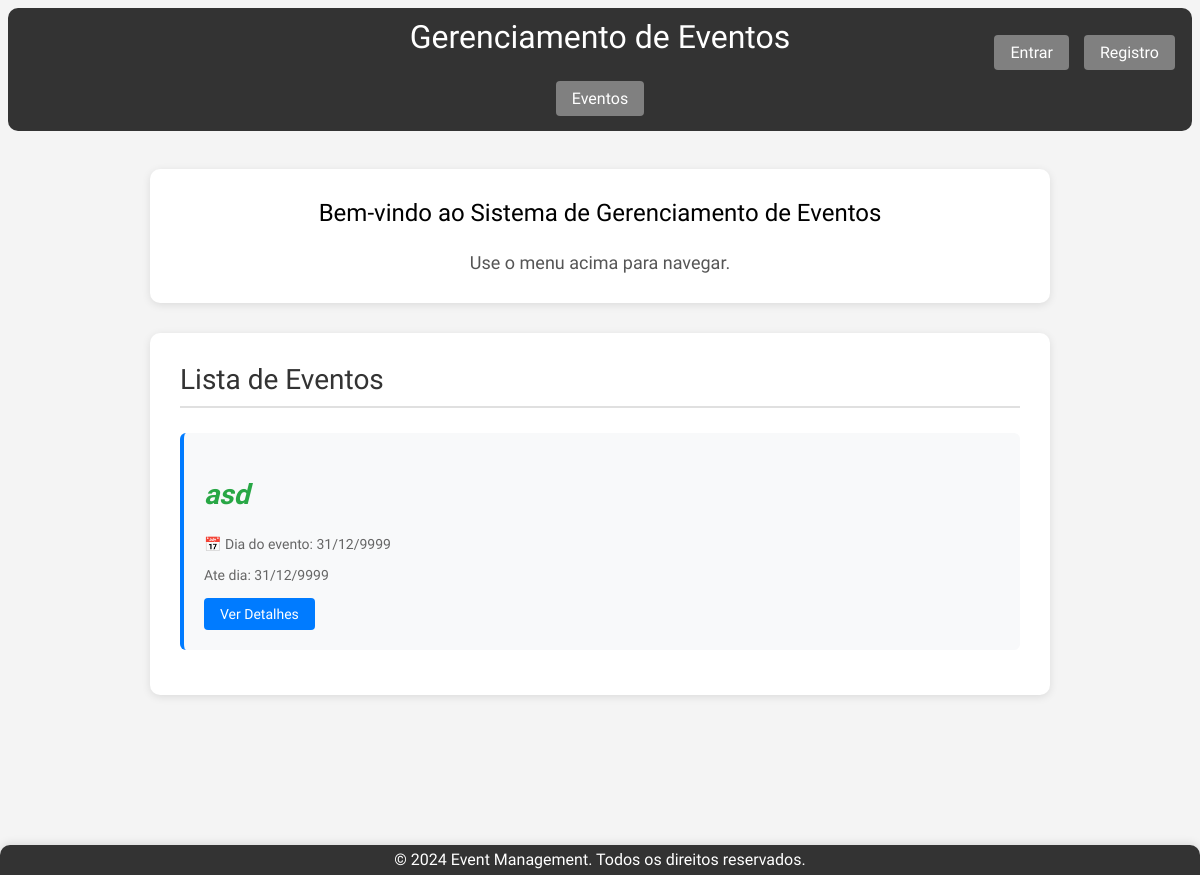
The app's page /, older data.
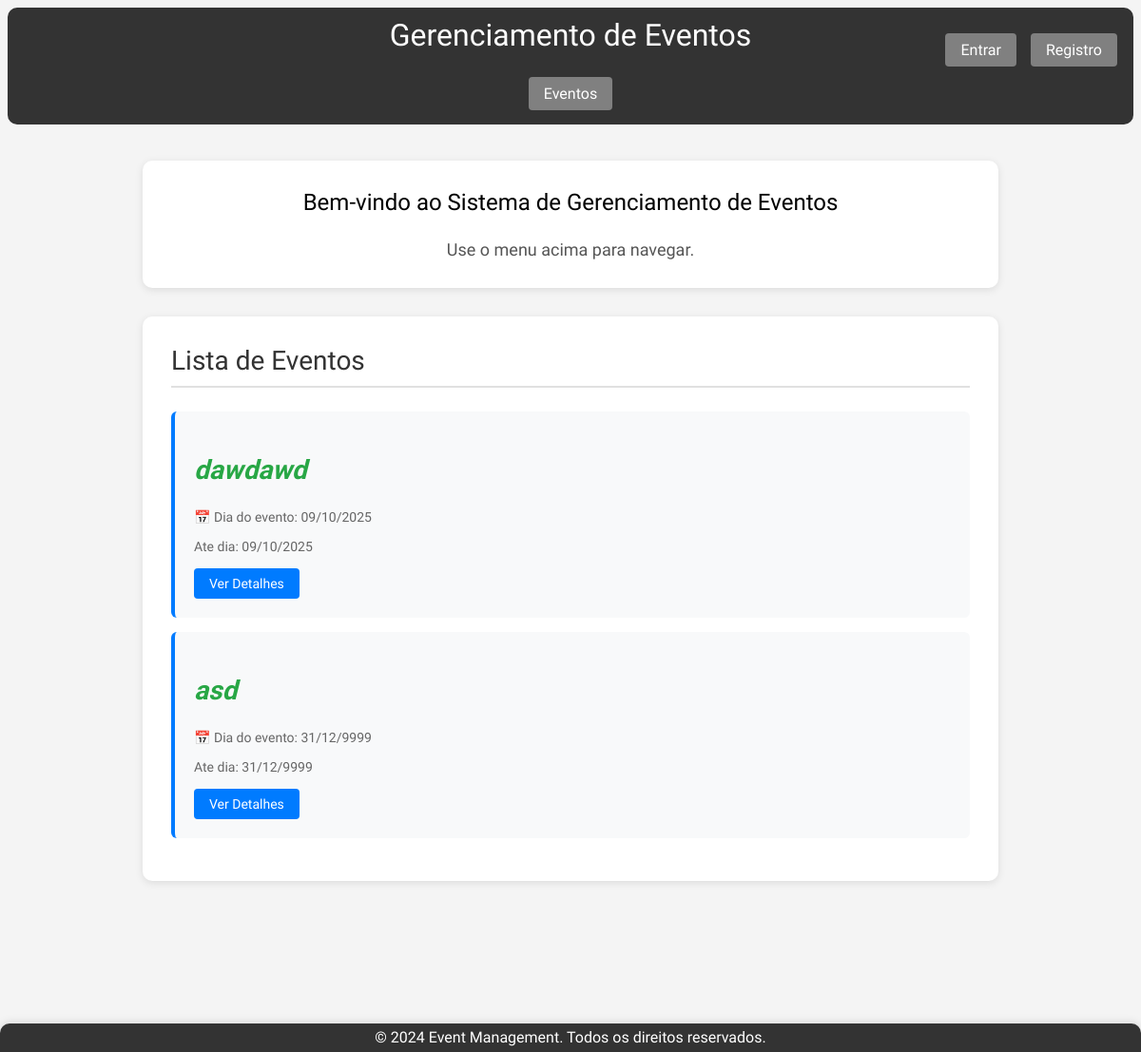
The same page, newer data.
### app/models.py (models this page shows, shortened)
class Event(models.Model):
    event_type_choices = [
        ('Palestra', 'Palestra'),
        ('Workshop', 'Workshop'),
        ('Seminário', 'Seminário'),
        ('Curso', 'Curso'),
        ('Congresso', 'Congresso'),
        ('Simpósio', 'Simpósio'),
        ('Fórum', 'Fórum'),
        ('Mesa Redonda', 'Mesa Redonda'),
    ]
    title = models.CharField(max_length=200, verbose_name="Título")
    description = models.TextField(verbose_name="Descrição")
    initial_date = models.DateField(default= '9999-12-31', verbose_name="Data de Início")
    final_date = models.DateField(default='9999-12-31', verbose_name="Data Final")
    location = models.CharField(max_length=200, verbose_name="Local")
    max_capacity = models.IntegerField(verbose_name="Capacidade Máxima")
    creator = models.ForeignKey(
        settings.AUTH_USER_MODEL,
        on_delete=models.CASCADE,
        related_name='created_events',
        null=True,
        blank=True,
        verbose_name="Criador"
    )
    event_type = models.CharField(max_length=20, choices=event_type_choices, default='Palestra', verbose_name="Tipo de Evento")
    event_start = models.TimeField(null=False, blank=True, verbose_name="Horario de Início")
    event_end = models.TimeField(null=False, blank=True, verbose_name="Horario de Término")
    participants = models.ManyToManyField(
        settings.AUTH_USER_MODEL,
        through='EventParticipant',
        through_fields=('event', 'participant'),
        related_name='attended_events',
        blank=True,
        verbose_name="Participantes"
    )
    class Meta:
        db_table = 'event'
        ordering = ['initial_date']
        verbose_name = 'Evento' # Português
        verbose_name_plural = 'Eventos' # Português

### app/views.py (the view)
# urls.py: path('', views.home, name='home'),
def home(request):
    eventos = Event.objects.all()
    return render(request, 'event_list.html', {'eventos': eventos})

### app/templates/event_list.html (shortened to what this page needs)
{% extends "base.html" %}
{% block content %}
{% load static %}
 <div class="welcome-container">
        <h2>Bem-vindo ao Sistema de Gerenciamento de Eventos</h2>
        <p>Use o menu acima para navegar.</p>
    </div>
<div class="events-container">
    <h2>Lista de Eventos</h2>
    <hr>
    {% if eventos %}
        <ul class="events-list">
            {% for evento in eventos %}
                <li class="event-item">
                    <div class="event-title">{{ evento.title }}</div>
                    <p class="event-date">📅 Dia do evento: {{ evento.initial_date|date:"d/m/Y" }}</p>
                    <p class="event-date">Ate dia: {{ evento.final_date|date:"d/m/Y" }}</p>
                    <div class="event-actions">
                        <a href="{% url 'event_detail' pk=evento.pk %}" class="btn-details">Ver Detalhes</a>
                    </div>
                </li>
            {% endfor %}
        </ul>
    {% else %}
        <p class="no-events">Nenhum evento cadastrado ainda.</p>
    {% endif %}
</div>
{% endblock %}

Row changes from the older to the newer data that the page shows:
added Event: title "dawdawd", initial_date "09/10/2025", final_date "09/10/2025"
